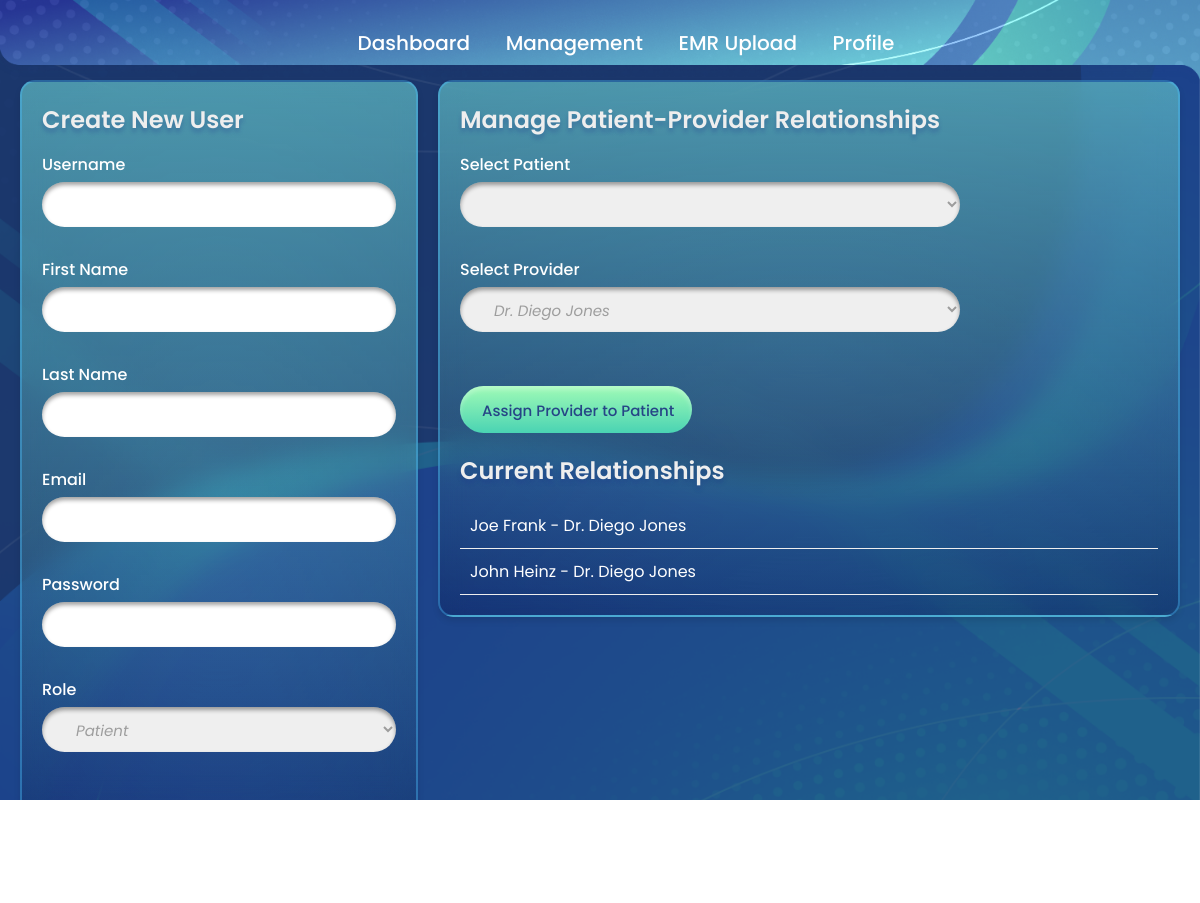
Before: /dashboard/admin/management/ (signed in) with the older database file.
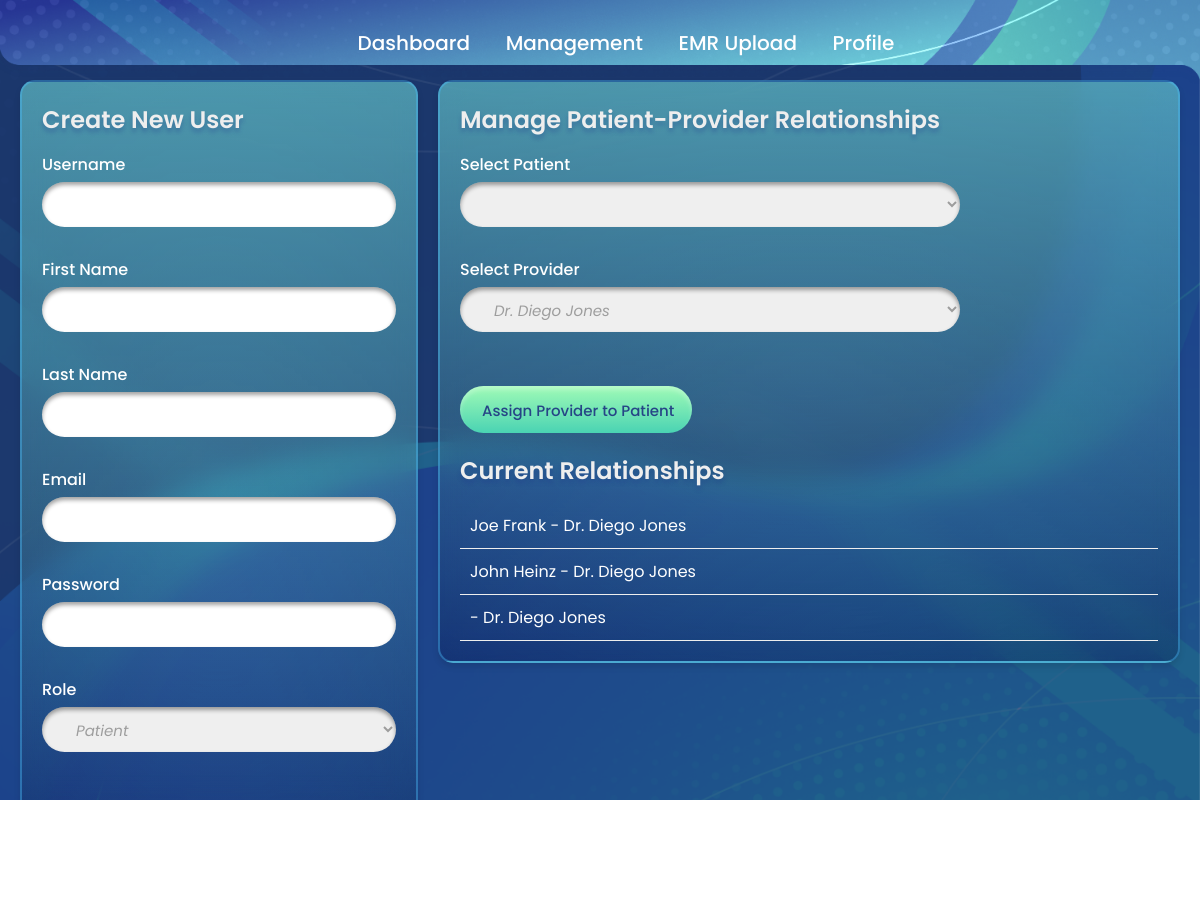
After: the same page with the newer database file.
### emr/models.py (models this page shows)
class PatientHCPRelationship(models.Model):
    patient = models.ForeignKey(Patient, on_delete=models.CASCADE, related_name='hcp_relationships')
    hcp = models.ForeignKey(HealthcareProfessional, on_delete=models.CASCADE, related_name='patient_relationships')
    date_added = models.DateTimeField(auto_now_add=True)
    is_primary = models.BooleanField(default=False)
    notes = models.TextField(blank=True)
    class Meta:
        unique_together = ('patient', 'hcp')

class Patient(models.Model):
    user = models.OneToOneField(settings.AUTH_USER_MODEL, on_delete=models.CASCADE)
    date_of_birth = models.DateField(null=True, blank=True)
    gender = models.TextField(blank=True, default='')
    address = models.TextField(blank=True, default='')
    city = models.TextField(blank=True, default='')
    state = models.TextField(blank=True, default='')
    zip = models.TextField(blank=True, default='')
    phone_number = models.CharField(max_length=20, blank=True, default='')
    emergency_contact = models.CharField(max_length=100, blank=True, default='')
    emergency_contact_phone = models.CharField(max_length=20, blank=True, default='')
    marital_status = models.CharField(max_length=20, blank=True, default='')
    race_ethnicity = models.CharField(max_length=50, blank=True, default='')
    insurance_provider = models.CharField(max_length=100, blank=True, default='')
    insurance_policy_number = models.CharField(max_length=50, blank=True, default='')
    healthcare_providers = models.ManyToManyField('HealthcareProfessional', through='PatientHCPRelationship', related_name='patients')
    def __str__(self):
        return f"{self.user.firstname} {self.user.lastname}"

class HealthcareProfessional(models.Model):
    user = models.OneToOneField(settings.AUTH_USER_MODEL, on_delete=models.CASCADE)
    specialty = models.CharField(max_length=100, blank=True, default='')
    license_number = models.CharField(max_length=50, blank=True, default='')
    def __str__(self):
        return f"Dr. {self.user.firstname} {self.user.lastname}"

### accounts/models.py (models this page shows)
class User(AbstractUser):
    firstname = models.CharField(max_length=150, blank=True)
    lastname = models.CharField(max_length=150, blank=True)
    username = models.CharField(max_length=150, unique=True)
    password = models.CharField(max_length=128)
    ROLE_CHOICES = [
        ('patient', 'Patient'),
        ('HCP', 'Provider'),
        ('admin', 'Admin'),
    ]
    role = models.CharField(max_length=10, choices=ROLE_CHOICES, default='patient')

### dashboard/views.py (the view)
# urls.py: path('admin/management/', views.admin_management, name='admin_management'),
@user_passes_test(is_admin)
def admin_management(request):
    patients = Patient.objects.all().select_related('user')
    providers = HealthcareProfessional.objects.all().select_related('user')
    relationships = PatientHCPRelationship.objects.all().select_related('patient', 'patient__user', 'hcp', 'hcp__user')
    all_users = User.objects.all()
    context = {
        'patients': patients,
        'providers': providers,
        'relationships': relationships,
        'users': all_users,
        'messages': messages.get_messages(request)
    }
    return render(request, 'admin-management.html', context)

### dashboard/views.py (called while the page is built)
def is_admin(user):
    return user.is_authenticated and user.role == 'admin'

### dashboard/templates/admin-management.html (shortened to what this page needs)
<!DOCTYPE html>
<html>
{% load static %}
<head>
	<link rel="stylesheet" href="{% static 'css/reset.css' %}" />
	<link rel="stylesheet" href="{% static 'css/global.css' %}" />
	<link rel="stylesheet" href="{% static 'css/patient-dashboard.css' %}" />
</head>
<body>
	<img src="{% static 'assets/NAVBAR.png' %}" class="nav-bar" />
	<div class="row1">
		<p class="text">Dashboard</p>
		<p class="text">Management</p>
		<a class="text" href="{% url 'process_emr' %}">EMR Upload</a>
		<p class="text">Profile</p>
	</div>
	<div class="admin-container">
		<div class="card">
			<h2 class="section-title">Create New User</h2>
			<form method="POST" action="{% url 'create_user' %}">
				<div class="form-group">
					<label for="username">Username</label>
					<input type="text" id="username" name="username" required>
				</div>
				<div class="form-group">
					<label for="firstname">First Name</label>
					<input type="text" id="firstname" name="firstname" required>
				</div>
				<div class="form-group">
					<label for="lastname">Last Name</label>
					<input type="text" id="lastname" name="lastname" required>
				</div>
				<div class="form-group">
					<label for="email">Email</label>
					<input type="email" id="email" name="email" required>
				</div>
				<div class="form-group">
					<label for="password">Password</label>
					<input type="password" id="password" name="password" required>
				</div>
				<div class="form-group">
					<label for="role">Role</label>
					<select id="role" name="role" required>
						<option value="patient">Patient</option>
					</select>
				</div>
				<button type="submit" class="btn-submit">Create User</button>
			</form>
		</div>
		<div class="card-right">
			<div class="card">
				<h2 class="section-title">Manage Patient-Provider Relationships</h2>
				<form method="POST" action="{% url 'manage_relationships' %}">
					<div class="form-group">
						<label for="patient">Select Patient</label>
						<select id="patient" name="patient" required>
							{% for patient in patients %}
								<option value="{{ patient.id }}">{{ patient }}</option>
							{% endfor %}
						</select>
					</div>
					<div class="form-group">
						<label for="provider">Select Provider</label>
						<select id="provider" name="provider" required>
							{% for provider in providers %}
								<option value="{{ provider.id }}">{{ provider }}</option>
							{% endfor %}
						</select>
					</div>
					<button type="submit" class="btn-submit">Assign Provider to Patient</button>
				</form>
				<div class="relationships-list">
					<h3 class="section-title">Current Relationships</h3>
					<ul>
						{% for relationship in relationships %}
							<li>{{ relationship.patient }} - {{ relationship.hcp }}</li>
						{% endfor %}
					</ul>
				</div>
			</div>
		</div>
	</div>

### EMR_Processing/static/css/global.css (style rules this page uses)
:root { --margin-sm: 16px; --margin-md: 32px; }
* { --min-screen-size: 430; --max-screen-size: 1512; --interpolate-diff: calc(var(--max-font-size) - var(--min-font-size)); --interpolate: clamp(calc(var(--min-font-size) * 1px), calc((var(--min-font-size) * 1px) + var(--interpolate-diff) * ((100vw - calc(var(--min-screen-size) * 1px)) / (var(--max-screen-size) - var(--min-screen-size)))), calc(var(--max-font-size) * 1px)); }
html { height: 100%; font-size: 16px; }

### EMR_Processing/static/css/patient-dashboard.css (style rules this page uses)
body { container: body / inline-size; position: absolute; width: 100%; height: 100vh; color: #fff; font-family: 'Poppins'; line-height: normal; background-image: url("../assets/DASHBG.png"); background-size: cover; background-repeat: no-repeat; background-position: center center; background-attachment: fixed; overflow: auto; }
.nav-bar { position: fixed; top: 0; left: 0; width: 100vw; z-index: 9000; margin: 0; padding: 0; }
.row1 { position: fixed; top: 28px; left: 50%; translate: -50% 0; margin-left: 26px; width: calc(100% - 32px); max-width: 537px; display: flex; align-items: center; justify-content: space-between; font-size: 20px; font-weight: 500; letter-spacing: 0px; text-align: left; z-index: 9001; }

### dashboard/templates/admin-management.html (style rules this page uses)
.admin-container { display: flex; gap: 20px; padding: 20px; }
.card { backdrop-filter: blur(12.7px); background: linear-gradient(180deg, rgba(126, 246, 238, 0.527) 0%, rgba(255, 255, 255, 0) 100%), radial-gradient( 88% 88% at 50% 50%, rgba(28, 42, 137, 0) 0%, #00083f58 100% ); background-blend-mode: screen; border-radius: 15px; padding: 20px; border: 2px solid rgba(73, 187, 248, 0.41); box-shadow: 0 4px 6px rgba(0, 0, 0, 0.1); margin-top: 60px; margin-bottom: 20px; }
.form-group { margin-bottom: 15px; }
.form-group label { display: block; margin-bottom: 5px; font-weight: 500; }
.form-group input, .form-group select { box-shadow: inset 0px 3px 4.5px 0px rgba(0, 0, 0, 0.37); width: 100%; max-width: 500px; color: rgba(0, 0, 0, 0.34); font-size: 15px; font-style: italic; font-weight: 400; letter-spacing: 0px; text-align: left; padding: 12px 30px 10px 30px; box-sizing: border-box; border-radius: 25px; margin-bottom: 1em; }
.btn-submit { box-shadow: inset 0px 4px 4px 0px rgba(255, 255, 255, 0.25); margin-top: 24px; min-height: 47px; flex-shrink: 0; color: #264586; font-size: 15px; font-family: 'Poppins', sans-serif; font-weight: 500; letter-spacing: 0px; text-align: center; align-self: flex-end; margin-left: auto; background: linear-gradient(180deg, #a0fbb6 0%, #4ad3b3 100%) top left / auto auto no-repeat; padding: 2px 18px 0 22px; border-radius: 25px; }
.relationships-list { margin-top: 20px; }
.relationships-list li { padding: 10px; border-bottom: 1px solid #eee; }
.section-title { text-shadow: 0px 4px 4px rgba(25, 40, 135, 0.27); color: #eee; margin-bottom: 15px; font-size: 1.5em; font-weight: 600; }
.card-right { flex: 2; }

Changed rows visible on the page:
added PatientHCPRelationship: hcp "Dr. Diego Jones"
